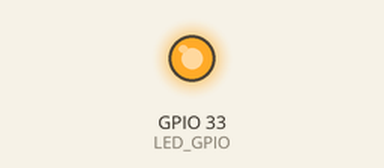
The sketch below on a simulated ESP32. Shown: output pins drawn as LEDs (lit = HIGH). WiFi joins after 1.5 s; servers stay silent unless stated; I2S audio is not simulated (input reads silence); uploads are accepted with an empty reply; the local clock reads 2024-03-15 10:24:30 at power-on unless the sketch sets it; storage starts empty; what the sketch prints to the serial monitor is not drawn.

Above: at 0.1 s.
At 1.6 s:
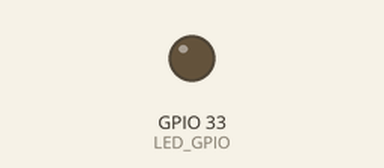
Timing chart, 0 to 3.1 s (numbered marks = the images above):
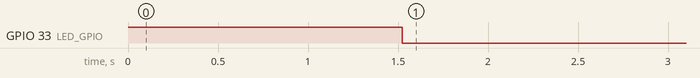

Measured:
- by itself, GPIO 33 (LED_GPIO): HIGH → LOW at 1.5 s

The sketch:

finallvtn.ino
```cpp
#include <WiFi.h>
#include <HTTPClient.h>
#include "FS.h"
#include "SD_MMC.h"
#include "driver/i2s.h"
#include "driver/adc.h"
#include "freertos/FreeRTOS.h"
#include "freertos/task.h"
#include "time.h"

const char* ssid = "CTU";
const char* password = "";
const char* serverUrl = "https://serverport.tqduy.id.vn";
const char* ntpServer = "pool.ntp.org";

#define analogPin ADC1_CHANNEL_6  // GPIO34
#define HIGH_SAMPLE_RATE 1000
#define TARGET_SAMPLE_RATE 500
#define SAMPLE_INTERVAL (HIGH_SAMPLE_RATE / TARGET_SAMPLE_RATE)
#define bufferSize 500

#define LED_GPIO 33

int buffer1[bufferSize];
int buffer2[bufferSize];
int* activeBuffer = buffer1;
int* sendingBuffer = buffer2;
volatile bool dataReady = false;
unsigned long blockTimestamp = 0;
SemaphoreHandle_t bufferSemaphore;

time_t ntpBaseTime = 0; // Thời gian NTP lúc ban đầu (giây từ Epoch)
time_t lastNtpSync = 0;
const unsigned long NTP_SYNC_INTERVAL = 12UL * 60 * 60;

QueueHandle_t dataQueue;

void setupI2S() {
  i2s_config_t i2s_config = {
    .mode = (i2s_mode_t)(I2S_MODE_MASTER | I2S_MODE_RX | I2S_MODE_ADC_BUILT_IN),
    .sample_rate = HIGH_SAMPLE_RATE,
    .bits_per_sample = I2S_BITS_PER_SAMPLE_16BIT,
    .channel_format = I2S_CHANNEL_FMT_ONLY_RIGHT,
    .communication_format = I2S_COMM_FORMAT_I2S_MSB,
    .intr_alloc_flags = 0,
    .dma_buf_count = 8,
    .dma_buf_len = 64,
    .use_apll = true
  };
  i2s_driver_install(I2S_NUM_0, &i2s_config, 0, NULL);
  i2s_set_adc_mode(ADC_UNIT_1, analogPin);
  i2s_adc_enable(I2S_NUM_0);
}

int readAnalogValueWithI2S() {
  uint16_t sample = 0;
  size_t bytesRead;
  i2s_read(I2S_NUM_0, &sample, sizeof(sample), &bytesRead, portMAX_DELAY);
  return sample & 0xFFF;
}

String getCurrentFilename() {
  struct tm timeinfo;
  if (!getLocalTime(&timeinfo)) return "/data.csv";
  char filename[32];
  strftime(filename, sizeof(filename), "/%Y-%m-%d.csv", &timeinfo);
  return String(filename);
}

bool sendDataToServer(int* data, unsigned long timestamp) {
  HTTPClient http;
  http.begin(serverUrl);
  http.addHeader("Content-Type", "application/json");
  http.addHeader("X-API-Key", "IzUKf0FyBbktDiRxgry6fpRg8NTpxmb8XU777DDhwqDVnuUbolhSYxSUsijwBkN2");
  http.addHeader("X-UID", "EDS");

  String payload = "{\"t\":" + String(timestamp) + ",\"values\":[";
  for (int i = 0; i < bufferSize; i++) {
    payload += String(data[i]);
    if (i < bufferSize - 1) payload += ",";
  }
  payload += "]}";

  // Set timeout for HTTP POST to 300ms
  http.setTimeout(1000);

  int code = http.POST(payload);
  Serial.print("[SEND] Response: ");
  Serial.println(code);
  http.end();
  return (code >= 200 && code < 300);
}

void adcTask(void* parameter) {
  int index = 0;
  while (true) {
    int value = readAnalogValueWithI2S();
    if (index % SAMPLE_INTERVAL == 0) {
      int sampleIndex = index / SAMPLE_INTERVAL;
      activeBuffer[sampleIndex] = value;
      if (sampleIndex == 0) blockTimestamp = millis();
    }

    index++;
    if (index >= bufferSize * SAMPLE_INTERVAL) {
      index = 0;

      if (xSemaphoreTake(bufferSemaphore, portMAX_DELAY) == pdTRUE) {
        int* temp = activeBuffer;
        activeBuffer = sendingBuffer;
        sendingBuffer = temp;
        xSemaphoreGive(bufferSemaphore);

        // Tạo bản sao buffer để push vào queue
        int* copiedBuffer = (int*)malloc(sizeof(int) * bufferSize);
        memcpy(copiedBuffer, sendingBuffer, sizeof(int) * bufferSize);
        // Ghi vào file SD
        String filename = getCurrentFilename();
        File file = SD_MMC.open(filename, FILE_APPEND);
        if (file) {
          file.print(blockTimestamp); // Thời gian bắt đầu block
          file.print(",");
          for (int i = 0; i < bufferSize; i++) {
            file.print(sendingBuffer[i]);
            if (i < bufferSize - 1) file.print(",");
          }
          file.println();
          file.close();
          Serial.println("[SD] Successfully write data to SD card.");
        } else {
          Serial.println("[SD] Error when opening the file to record.");
        }

        if (xQueueSend(dataQueue, &copiedBuffer, 0) != pdPASS) {
          Serial.println("[ERROR] Queue full, dropping data.");
          free(copiedBuffer);
        } else {

          Serial.printf("[QUEUE] Pushed buffer at %p\n", copiedBuffer);
        }
      }
    }
  }
}

void syncTime() {
  configTime(7 * 3600, 0, ntpServer); // GMT+7
  struct tm timeinfo;
  if (getLocalTime(&timeinfo)) {
    Serial.println("[NTP] Time synchronized");
    ntpBaseTime = time(nullptr); // Lấy thời gian NTP hiện tại
    lastNtpSync = ntpBaseTime;
  } else {
    Serial.println("[NTP] Failed to get time");
  }
}

unsigned long getTimestamp() {
  return ntpBaseTime + (millis())/1000; // Cộng thời gian đã trôi qua từ lần đồng bộ NTP
}

void senderTask(void* parameter) {
  while (true) {
    bool online = (WiFi.status() == WL_CONNECTED);
    digitalWrite(LED_GPIO, online ? LOW : HIGH); // LOW = LED tắt khi có mạng

    if (online) {
      if (time(nullptr) - lastNtpSync > NTP_SYNC_INTERVAL) {
        syncTime();
      }

      // In queue size
      Serial.print("[QUEUE] Queue size: ");
      Serial.println(uxQueueMessagesWaiting(dataQueue));

      // Gửi block dữ liệu mới nếu có
      if (dataReady && xSemaphoreTake(bufferSemaphore, portMAX_DELAY) == pdTRUE) {
        dataReady = false;
        int* data = sendingBuffer;

        unsigned long timestamp = getTimestamp();
        bool ok = sendDataToServer(data, timestamp);

        if (!ok) {
          Serial.println("[SEND] Failed to send current buffer. Pushing to queue.");
          // Đẩy dữ liệu vào queue để gửi lại sau
          if (xQueueSend(dataQueue, &data, 0) != pdPASS) {
            Serial.println("[QUEUE] Queue full. Dropping data.");
          }
        }

        xSemaphoreGive(bufferSemaphore);
      }
        // Gửi lại dữ liệu trong queue
        int* queuedData;
        if (xQueueReceive(dataQueue, &queuedData, 0) == pdPASS) {
          unsigned long timestamp = getTimestamp();
          bool ok = sendDataToServer(queuedData, timestamp);

          if (!ok) {
            Serial.println("[SEND] Failed to resend queued data. Pushing back to queue.");
            // Gửi lỗi lại thì đẩy lại vào queue
            xQueueSend(dataQueue, &queuedData, 0);
          } else {
            free(queuedData);  // Giải phóng bộ nhớ nếu gửi thành công
          }
        }
    }

    vTaskDelay(pdMS_TO_TICKS(100));
  }
}


void setup() {
  Serial.begin(115200);
  pinMode(LED_GPIO, OUTPUT);
  digitalWrite(LED_GPIO, HIGH); // HIGH = LED sáng (mặc định là mất mạng)

  WiFi.begin(ssid, password);
  while (WiFi.status() != WL_CONNECTED) {
    delay(500);
    Serial.print(".");
  }
  Serial.println("\nWiFi connected");

  if (!SD_MMC.begin()) {
    Serial.println("[SD] Card Mount Failed");
    return;
  }

  setupI2S();
  syncTime();

  dataQueue = xQueueCreate(15, sizeof(int*));

  bufferSemaphore = xSemaphoreCreateMutex();

  xTaskCreatePinnedToCore(adcTask, "ADC Task", 4096, NULL, 1, NULL, 0);
  xTaskCreatePinnedToCore(senderTask, "Sender Task", 8192, NULL, 1, NULL, 1);
}

void loop() {
  vTaskDelete(NULL);
}
```
